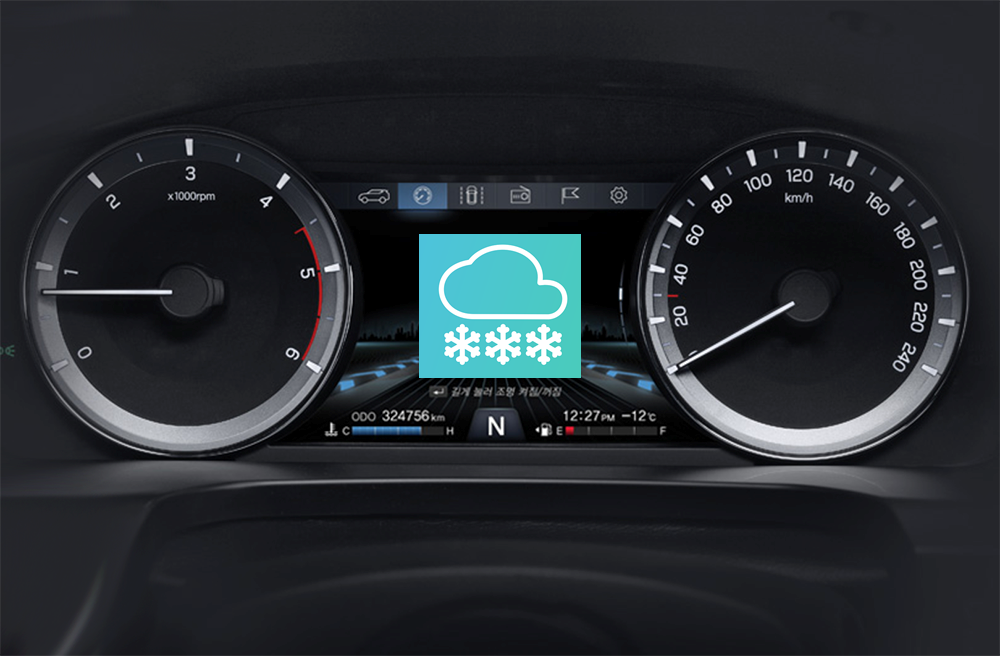
#> input picture project/GUI/original1.png, 1000 x 656 px, given in place of sam5.jpg, which was not available
$ python img_diff.py   (older library calls are emulated)
#> lines starting #> are read from the running program, lines starting #| are printed output that depends on the picture; long printed decimals are rounded; pictures that were not available may be replaced by others from this repository, and a replacement may not be noted
# import the necessary packages
from skimage.measure import compare_ssim
import argparse
import imutils
import cv2
import numpy as np

# load the two input images
imageA = cv2.imread("sam5.jpg")
#> imageA is the input picture: shape (656, 1000, 3); mean B, G, R 47.1, 42.7, 37.7
imageB = cv2.imread("sam6.jpg")
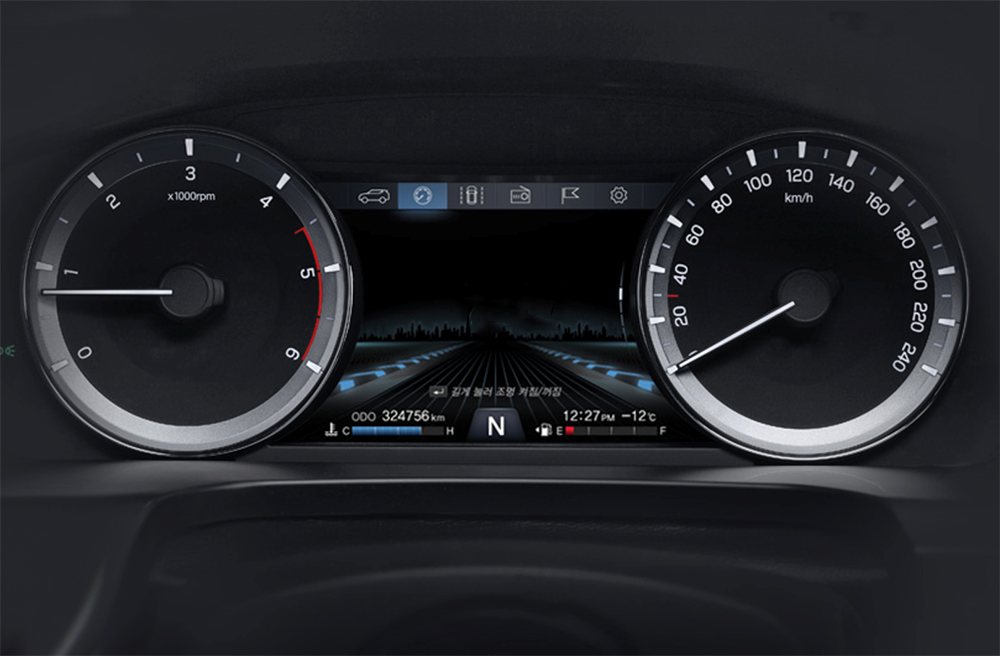
#> input picture project/GUI/original2.png, 1000 x 656 px, given in place of sam6.jpg, which was not available
#> imageB is the input picture: shape (656, 1000, 3); mean B, G, R 39.9, 35.6, 34.2
#imageB = cv2.bitwise_not(imageA)

def ssim(imageA,imageB):
    grayA = cv2.cvtColor(imageA, cv2.COLOR_BGR2GRAY)
    grayB = cv2.cvtColor(imageB, cv2.COLOR_BGR2GRAY)

    # compute the Structural Similarity Index (SSIM) between the two
    # images, ensuring that the difference image is returned
    (score,diff) = compare_ssim(grayA, grayB, full=True)
    return score

def mse(imageA, imageB):
    # the 'Mean Squared Error' between the two images is the
    # sum of the squared difference between the two images;
    # NOTE: the two images must have the same dimension
    res = np.sum((imageA.astype("float") - imageB.astype("float")) ** 2)
    res /= float(imageA.shape[0] * imageA.shape[1])

    return res

def psnr(imageA, imageB):
    mse = np.mean( (imageA - imageB) ** 2 )
    if mse == 0:
        return 100
    else:
        return cv2.PSNR(imageA, imageB)

s = ssim(imageA, imageB)
#> in ssim, `grayA = cv2.cvtColor(imageA, cv2.COLOR_BGR2GRAY)`:
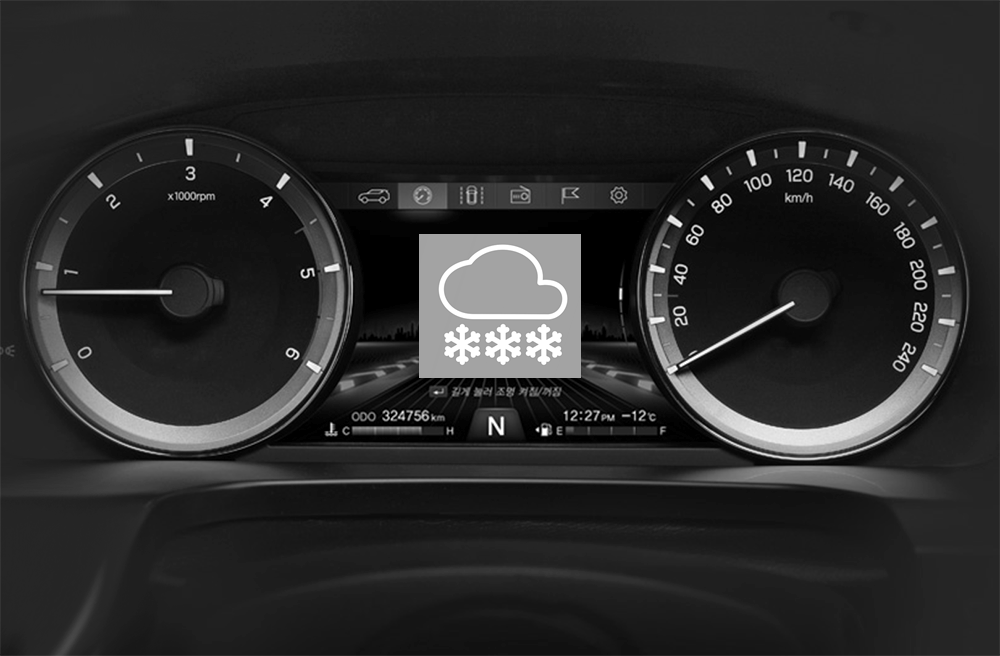
#> grayA: shape (656, 1000); min 0, max 255, mean 41.7
#> in ssim, `(score,diff) = compare_ssim(grayA, grayB, full=True)`:
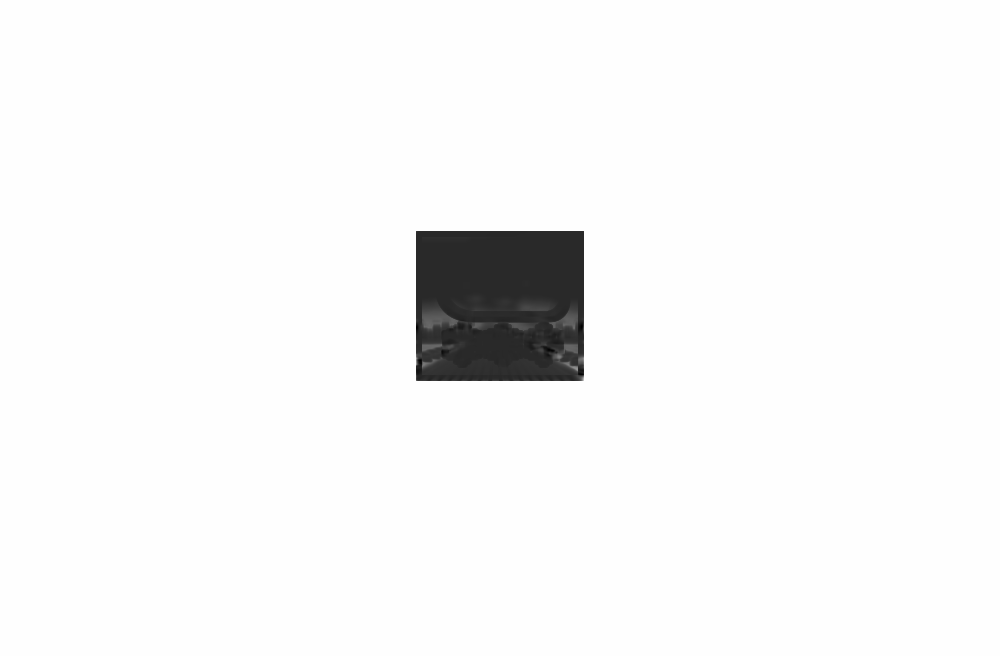
#> diff: shape (656, 1000) float64; min -0.192, max 1, mean 0.963; drawn with min black and max white
#> in ssim, `(score,diff) = compare_ssim(grayA, grayB, full=True)`: score = 0.962
#> s = 0.962
print("SSIM: {}".format(s))
#| SSIM: 0.962

m = mse(imageA, imageB)
#> in mse, `res = np.sum((imageA.astype("float") - imageB.astype("float")) ** 2)`: res = 2.24e+09
#> in mse, `res /= float(imageA.shape[0] * imageA.shape[1])`: res = 3410.5
#> m = 3410.5
print("MSE: {}".format(m))
#| MSE: 3410.465

d=psnr(imageA, imageB)
#> in psnr, `mse = np.mean( (imageA - imageB) ** 2 )`: mse = 3.89
#> d = 17.57
print("PSNR: {}".format(d))
#| PSNR: 17.574

# show the output images
cv2.imshow("Original", imageA)
cv2.imshow("Modified", imageB)
cv2.waitKey(0)
